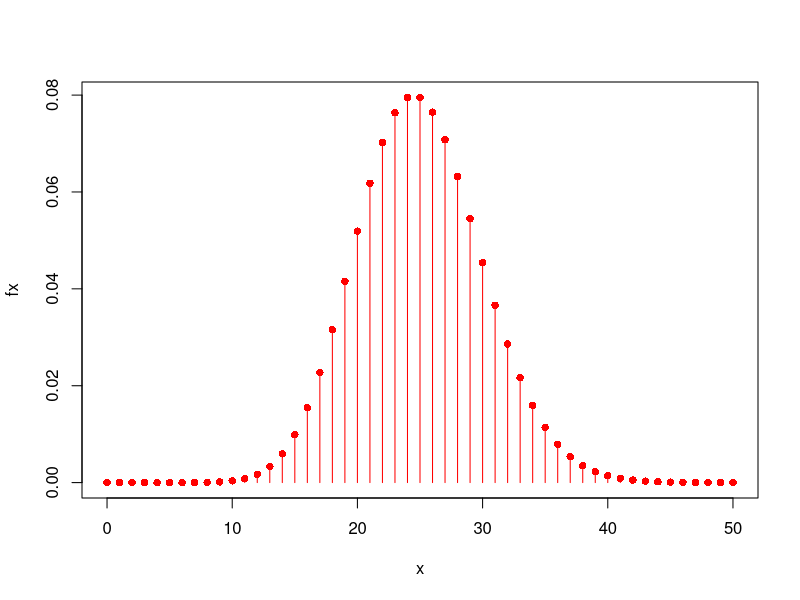
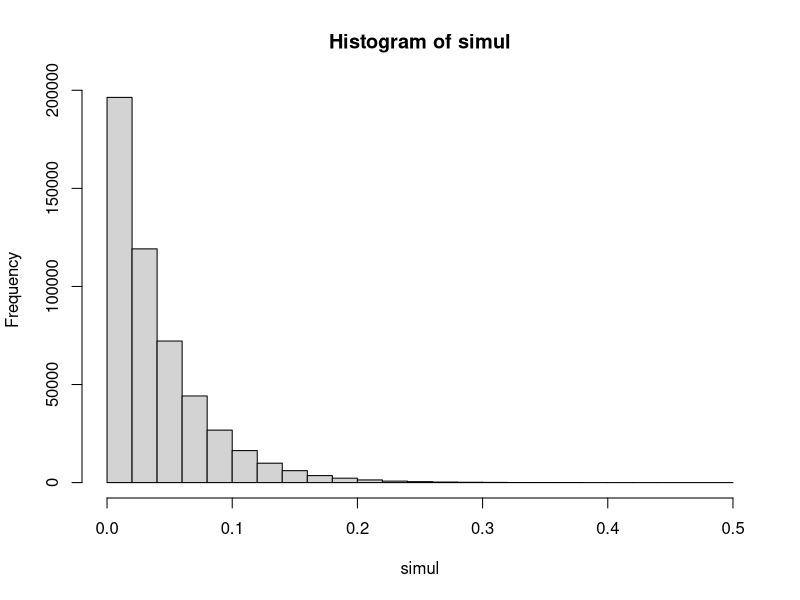

Generate these figures, in order, with R: (Note: this script raises an error after producing the figures.)
x <- 0:50
fx <- dpois(x, 25)
fx

dpois(30, 25)
exp(-25)*25^30/factorial(30)

plot(x, fx, col="red", pch= 16)
lines(x, fx, type="h", col="red")

dpois(30, 25) #p(x=30)
dpois(10, 25) #p(x=10)

ppois(30, 25) #p(x<=30)
1 - ppois(29, 25) #p(x>=30)

1 - pexp(0.052, 25) #p(x>=0.052)

simul <- rexp(500000, 25)
hist(simul)

mean(simul) #promedio
#valor esperado
1/25
ad